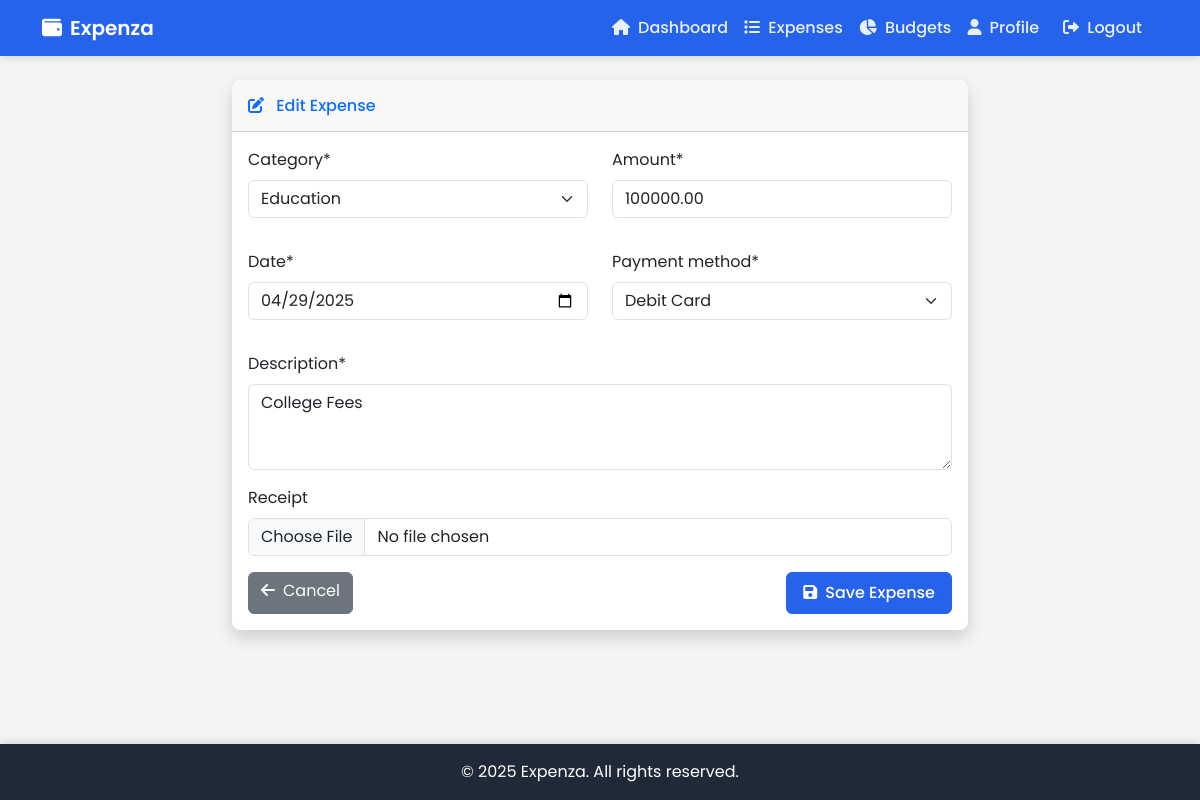
The app's page /expenses/8/update/ (signed in) with its own data.
### expenses/models.py (models this page shows, shortened)
class Expense(models.Model):
    PAYMENT_METHODS = [
        ('cash', 'Cash'),
        ('credit_card', 'Credit Card'),
        ('debit_card', 'Debit Card'),
        ('bank_transfer', 'Bank Transfer'),
        ('other', 'Other'),
    ]
    user = models.ForeignKey(User, on_delete=models.CASCADE, related_name='expenses')
    category = models.ForeignKey(Category, on_delete=models.SET_NULL, null=True, related_name='expenses')
    amount = models.DecimalField(max_digits=10, decimal_places=2, validators=[MinValueValidator(0.01)])
    description = models.TextField()
    date = models.DateField()
    payment_method = models.CharField(max_length=20, choices=PAYMENT_METHODS, default='cash')
    receipt = models.ImageField(upload_to='receipts/', null=True, blank=True)
    created_at = models.DateTimeField(auto_now_add=True)
    updated_at = models.DateTimeField(auto_now=True)
    class Meta:
        ordering = ['-date']

### expenses/views.py (the view)
# urls.py: path('expenses/<int:pk>/update/', views.expense_update, name='expense_update'),
@login_required
def expense_update(request, pk):
    expense = get_object_or_404(Expense, pk=pk, user=request.user)
    if request.method == 'POST':
        form = ExpenseForm(request.POST, request.FILES, instance=expense, user=request.user)
        if form.is_valid():
            form.save()
            messages.success(request, 'Expense updated successfully!')
            return redirect('expense_list')
    else:
        form = ExpenseForm(instance=expense, user=request.user)
    return render(request, 'expenses/expense_form.html', {'form': form})

### expenses/models.py (called while the page is built)
    def __str__(self):
        return self.name

### templates/expenses/expense_form.html (shortened to what this page needs)
{% extends 'base.html' %}
{% load crispy_forms_tags %}
{% block content %}
<div class="row justify-content-center">
    <div class="col-lg-8">
        <div class="card shadow">
            <div class="card-header py-3">
                <h6 class="m-0 font-weight-bold text-primary">
                    <i class="fas fa-{% if form.instance.pk %}edit{% else %}plus{% endif %} me-2"></i>
                    {% if form.instance.pk %}Edit{% else %}Add{% endif %} Expense
                </h6>
            </div>
            <div class="card-body">
                <form method="post" enctype="multipart/form-data">
                    <div class="row">
                        <div class="col-md-6 mb-3">
                            {{ form.category|as_crispy_field }}
                        </div>
                        <div class="col-md-6 mb-3">
                            {{ form.amount|as_crispy_field }}
                        </div>
                    </div>
                    <div class="row">
                        <div class="col-md-6 mb-3">
                            {{ form.date|as_crispy_field }}
                        </div>
                        <div class="col-md-6 mb-3">
                            {{ form.payment_method|as_crispy_field }}
                        </div>
                    </div>
                    <div class="mb-3">
                        {{ form.description|as_crispy_field }}
                    </div>
                    <div class="mb-3">
                        {{ form.receipt|as_crispy_field }}
                    </div>
                    <div class="d-flex justify-content-between">
                        <a href="{% url 'expense_list' %}" class="btn btn-secondary">
                            <i class="fas fa-arrow-left me-2"></i>Cancel
                        </a>
                        <button type="submit" class="btn btn-primary">
                            <i class="fas fa-save me-2"></i>Save Expense
                        </button>
                    </div>
                </form>
            </div>
        </div>
    </div>
</div>
{% endblock %}

### templates/base.html (style rules this page uses)
:root { --primary-color: #2563eb; --secondary-color: #10b981; --dark-color: #1f2937; --light-color: #f3f4f6; }
body { background-color: var(--light-color); font-family: 'Poppins', sans-serif; }
.card { border: none; border-radius: 0.5rem; box-shadow: 0 4px 6px -1px rgba(0, 0, 0, 0.1); transition: transform 0.3s ease; }
.btn-primary { background-color: var(--primary-color); border-color: var(--primary-color); font-weight: 500; padding: 0.5rem 1rem; border-radius: 0.375rem; }

### records on screen
Expense: category "Education", amount "100000.00", date "04/29/2025", payment_method "Debit Card", description "College Fees"
